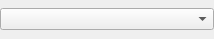
<?xml version="1.0" encoding="UTF-8"?>
<ui version="4.0">
 <class>ObjectPtr_Editor</class>
 <widget class="QWidget" name="ObjectPtr_Editor">
  <property name="geometry">
   <rect>
    <x>0</x>
    <y>0</y>
    <width>214</width>
    <height>39</height>
   </rect>
  </property>
  <property name="windowTitle">
   <string>Form</string>
  </property>
  <layout class="QVBoxLayout" name="verticalLayout">
   <property name="leftMargin">
    <number>0</number>
   </property>
   <property name="topMargin">
    <number>0</number>
   </property>
   <property name="rightMargin">
    <number>0</number>
   </property>
   <property name="bottomMargin">
    <number>0</number>
   </property>
   <item>
    <widget class="QComboBox" name="RttiList"/>
   </item>
  </layout>
 </widget>
 <resources/>
 <connections/>
</ui>
